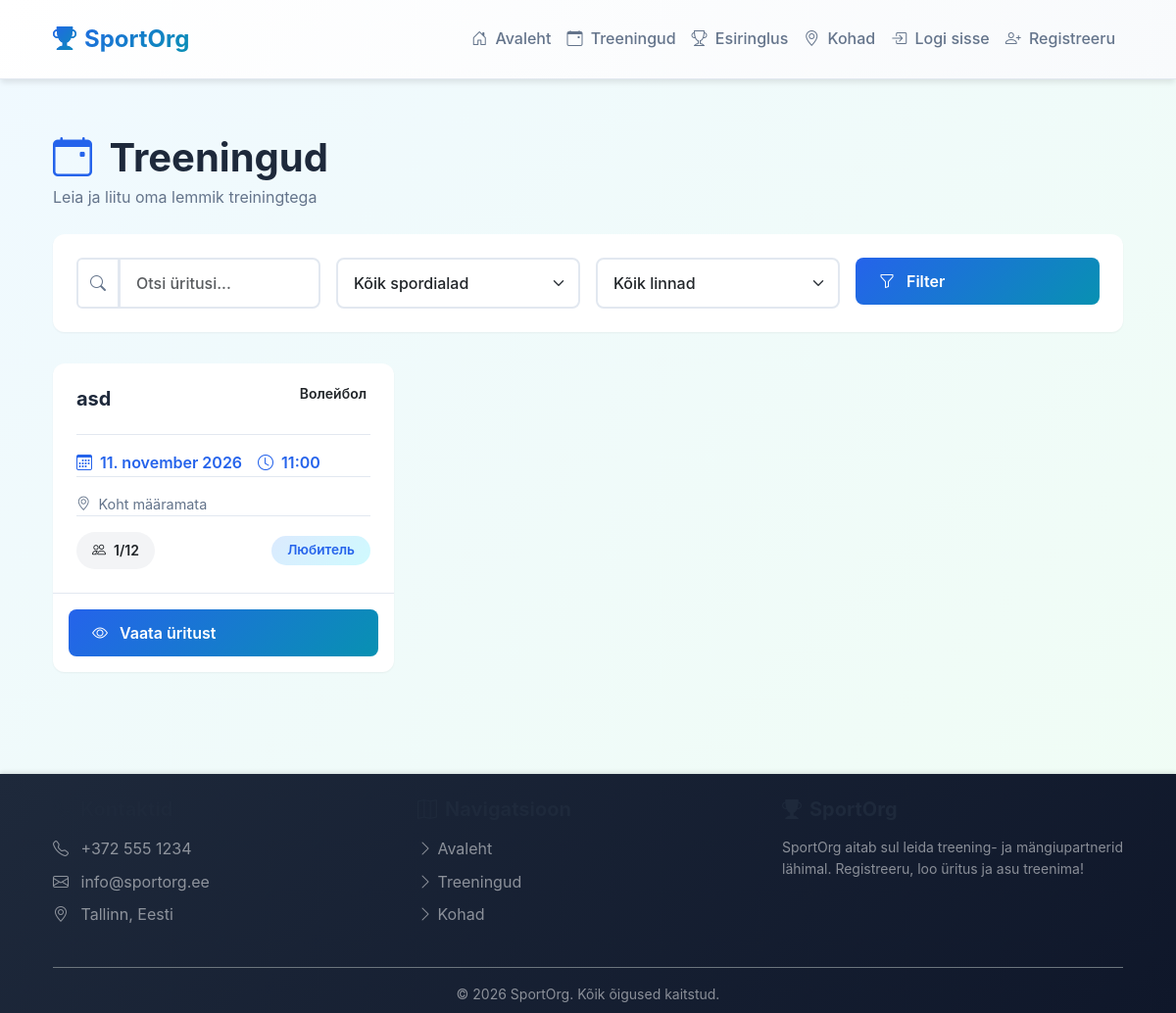
Before: / with the older database file.
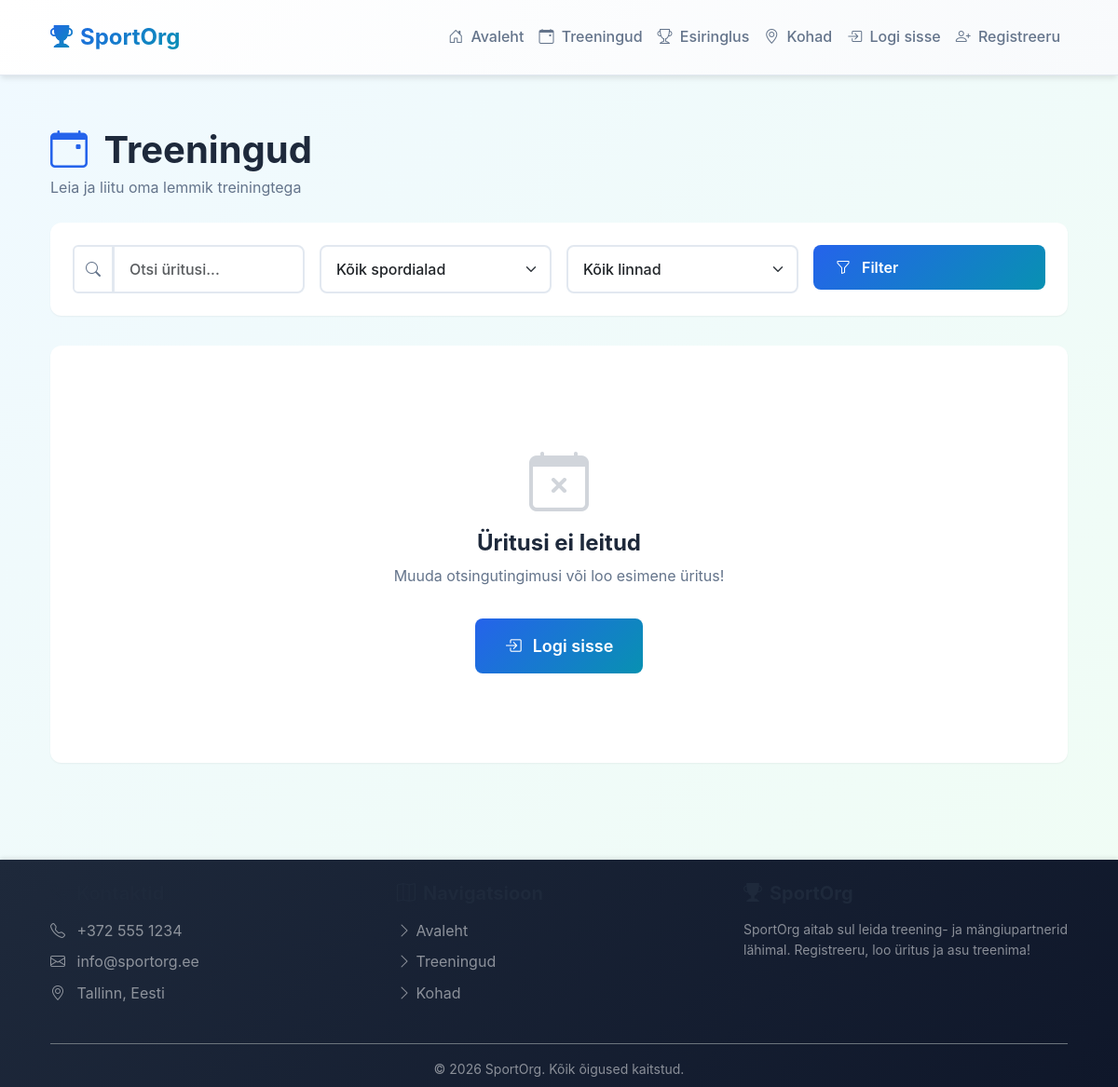
After: the same page with the newer database file.
### tables this page shows
CREATE TABLE events (
        id INTEGER PRIMARY KEY AUTOINCREMENT,
        title TEXT NOT NULL,
        description TEXT,
        sport_type TEXT NOT NULL,
        location_id INTEGER,
        creator_id INTEGER NOT NULL,
        event_date DATE NOT NULL,
        event_time TIME NOT NULL,
        duration INTEGER DEFAULT 120,
        max_participants INTEGER NOT NULL,
        current_participants INTEGER DEFAULT 1,
        skill_level TEXT NOT NULL,
        status TEXT DEFAULT 'active',
        created_at DATETIME DEFAULT CURRENT_TIMESTAMP, duration_minutes INT DEFAULT 60, reminder_sent BOOLEAN DEFAULT 0,
        FOREIGN KEY (location_id) REFERENCES locations(id) ON DELETE SET NULL,
        FOREIGN KEY (creator_id) REFERENCES users(id) ON DELETE CASCADE
    );

### src/config/bootstrap.php (called while the page is built, shortened)
<?php
$rootDir = dirname(__DIR__, 2);
require_once $rootDir . '/src/helpers/functions.php';
if (!function_exists('fetchAll')) {
    function fetchAll($pdo, $sql, $params = []) {
        $stmt = $pdo->prepare($sql);
        $stmt->execute($params);
        return $stmt->fetchAll();
    }
}
?>

### src/helpers/functions.php (called while the page is built, shortened)
<?php
function isLoggedIn() {
    return isset($_SESSION['user_id']) && !empty($_SESSION['user_id']);
}
function clean($data) {
    return htmlspecialchars($data, ENT_QUOTES, 'UTF-8');
}
function formatDateEt($date) {
    $months = [
        'jaanuar', 'veebruar', 'märts', 'aprill', 'mai', 'juuni',
        'juuli', 'august', 'september', 'oktoober', 'november', 'detsember'
    ];
    $timestamp = strtotime($date);
    $day = date('d', $timestamp);
    $month = $months[(int)date('m', $timestamp) - 1];
    $year = date('Y', $timestamp);
    return "$day. $month $year";
}
function formatTimeEt($time) {
    return date('H:i', strtotime($time));
}
?>

### src/pages/home.php (the view, shortened to what the changed rows need)
<?php
require_once dirname(__DIR__, 2) . '/src/config/bootstrap.php';
$where = ["e.status NOT IN ('cancelled')", "(e.event_date > DATE('now') OR (e.event_date = DATE('now') AND e.event_time > TIME('now')))"];
$params = [];
$whereClause = implode(' AND ', $where);
$sql = "SELECT e.*, u.username, l.name as location_name, l.city
        FROM events e
        JOIN users u ON e.creator_id = u.id
        LEFT JOIN locations l ON e.location_id = l.id
        WHERE $whereClause
        ORDER BY e.event_date ASC
        LIMIT 50";
$events = fetchAll($pdo, $sql, $params);
require_once BASE_PATH . '/src/components/Header.php';
?>
<div class="row mb-4">
    <div class="col-12">
        <div class="d-flex justify-content-between align-items-center flex-wrap gap-3">
            <div>
                <h1 class="mb-1">
                    <i class="bi bi-calendar-event text-primary me-2"></i>
                    Treeningud
                </h1>
            </div>
        </div>
    </div>
</div>
<?php if (empty($events)): ?>
    <div class="card text-center py-5">
        <div class="empty-state">
            <i class="bi bi-calendar-x empty-state-icon"></i>
            <h4 class="empty-state-title">Üritusi ei leitud</h4>
            <p class="empty-state-text">Muuda otsingutingimusi või loo esimene üritus!</p>
            <?php if (isLoggedIn()): ?>
                <a href="/events/create" class="btn btn-primary btn-lg">
                    <i class="bi bi-plus-circle me-1"></i>Loo üritus
                </a>
            <?php else: ?>
                <a href="/login" class="btn btn-primary btn-lg">
                    <i class="bi bi-box-arrow-in-right me-1"></i>Logi sisse
                </a>
            <?php endif; ?>
        </div>
<?php else: ?>
    <div class="row g-4">
        <?php foreach ($events as $event): ?>
            <div class="col-md-6 col-lg-4 fade-in">
                <div class="card event-card h-100">
                    <span class="event-badge"><?php echo clean($event['sport_type']); ?></span>
                    <div class="card-body event-content">
                        <h5 class="card-title"><?php echo clean($event['title']); ?></h5>
                        <div class="event-meta">
                            <div class="event-date">
                                <i class="bi bi-calendar3"></i>
                                <?php echo formatDateEt($event['event_date']); ?>
                                <i class="bi bi-clock ms-2"></i>
                                <?php echo formatTimeEt($event['event_time']); ?>
                            </div>
                        </div>
                        <div class="event-meta">
                            <div class="event-location">
                                <i class="bi bi-geo-alt"></i>
                                <?php echo clean($event['location_name'] ?? 'Koht määramata'); ?>
                            </div>
                        </div>
                        <div class="event-meta d-flex justify-content-between align-items-center">
                            <div class="participants-count">
                                <i class="bi bi-people"></i>
                                <span><?php echo $event['current_participants'] ?? 0; ?>/<?php echo $event['max_participants']; ?></span>
                            </div>
                            <span class="badge badge-primary"><?php echo ucfirst($event['skill_level'] ?? 'Keskmine'); ?></span>
                        </div>
                    </div>
                    <div style="padding: 1rem;border-top: 1px solid #e2e8f0;">
                        <a href="<?php echo SITE_URL; ?>/src/pages/events/view.php?id=<?php echo $event['id']; ?>"
                           class="btn btn-primary w-100">
                            <i class="bi bi-eye me-1"></i>Vaata üritust
                        </a>
                    </div>
                </div>
            </div>
        <?php endforeach; ?>
    </div>
<?php endif; ?>
<?php require_once BASE_PATH . '/src/components/Footer.php'; ?>

Changed rows visible on the page:
removed events: sport_type "Волейбол", title "asd", event_date "11. november 2026", event_time "11:00", location_name "Koht määramata", current_participants "1", max_participants "12", skill_level "Любитель"
Other visible differences:
text now shown: "Üritusi ei leitud Muuda otsingutingimusi või loo esimene üritus! Logi sisse"
